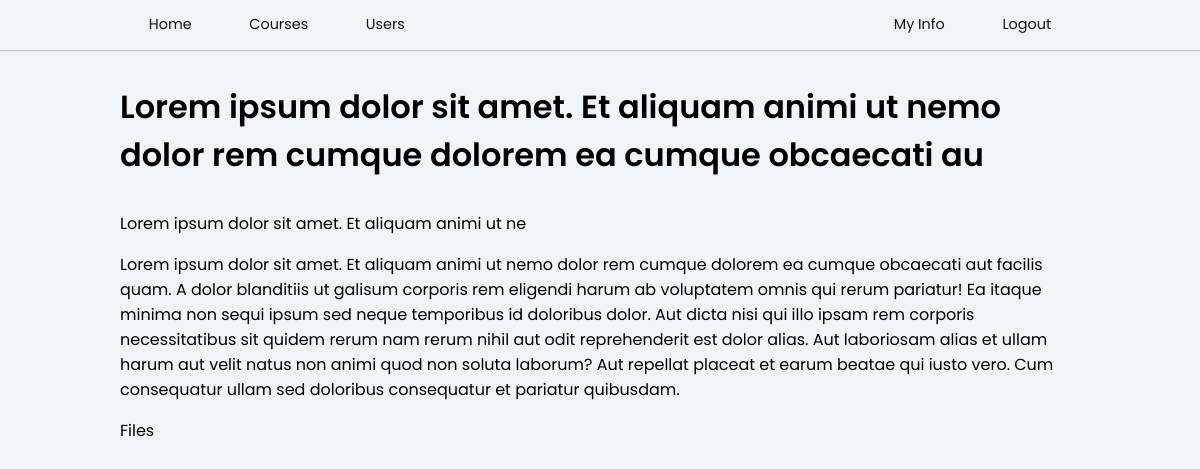
The app's page /lessons/2 (signed in) with its own data.
### courses/models.py (models this page shows, shortened)
class Lesson(models.Model):
    title = models.CharField(max_length=50, default="")
    description = models.TextField(max_length=200, default="")
    description1 = models.TextField(default="")

### courses/views.py (the view)
# urls.py: path('lessons/<int:id>', lesson_page, name="lessonspage"),
def lesson_page(request, id):
    lesson = Lesson.objects.get(id=id)
    if request.user.is_authenticated:
        return render(request, "lessons/lessons.html", {'lesson': lesson})
    else:
        return redirect('loginpage')

### accounts/models.py (called while the page is built)
    @property
    def is_student(self):
        return self.student

    @property
    def is_admin(self):
        return self.admin

    @property
    def is_active(self):
        return self.active

### templates/lessons/lessons.html (shortened to what this page needs)
{% load static %}
<html lang="en">
    <head>
        <link rel="stylesheet" type="text/css" href="{% static 'css/main.css' %}">
    </head>
    <body>
        {% include 'navbar.html' %}
        <div class="container">
            <h1>{{ lesson.title }}</h1>
            <p>{{ lesson.description }}</p>
            <p>{{ lesson.description1 }}</p>
            <div>Files</div>
        </div>
    </body>
</html>

### static_my_project/css/main.css (style rules this page uses)
* { margin: 0; padding: 0; box-sizing: border-box; }
:root { --primary-color: rgb(80, 156, 255); --primary-accent-color: rgb(42, 119, 226); --delete-color: rgb(189, 19, 19); --delete-accent-color: rgb(142, 14, 14); --form-control-border: rgb(194, 194, 194); --form-control-border-accent: rgb(106, 106, 106); --box-shadow: rgb(212, 212, 212); --black: rgb(20, 20, 20); --table-alternate-row: rgba(217, 217, 217, 0.708); }
html, body { margin: 0px; background-color: #eff4f8; font-family: 'Poppins'; }
h1,h2,h3,h4.h5,h6 { font-weight: 600; }
.container { width: min(80%, 75em); margin: 0 auto; }

### templates/lessons/lessons.html (style rules this page uses)
.container > * { margin: 1em 0; }

### records on screen
Lesson: title "Lorem ipsum dolor sit amet. Et aliquam animi ut nemo dolor rem cumque dolorem ea cumque obcaecati au", description "Lorem ipsum dolor sit amet. Et aliquam animi ut ne", description1 "Lorem ipsum dolor sit amet. Et aliquam animi ut nemo dolor rem cumque dolorem ea cumque obcaecati aut facilis quam. A dolor blanditiis ut galisum corporis rem eligendi harum ab voluptatem omnis qui rerum pariatur! Ea itaque minima non sequi ipsum sed neque temporibus id doloribus dolor. Aut dicta nisi qui illo ipsam rem corporis necessitatibus sit quidem rerum nam rerum nihil aut odit reprehenderit est dolor alias. Aut laboriosam alias et ullam harum aut velit natus non animi quod non soluta laborum? Aut repellat placeat et earum beatae qui iusto vero. Cum consequatur ullam sed doloribus consequatur et pariatur quibusdam."
